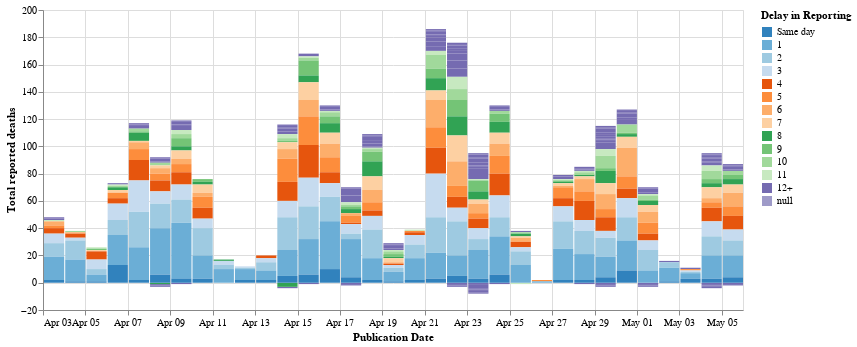

Write notebook code for a chart like this one.
### Code cell
df = data[data['publication_date'] > '2020-04-02']

reported = alt.Chart(df, width=700).mark_bar().encode(
    x=alt.X('monthdate(publication_date)', title="Publication Date"),
    y=alt.Y('n_diff', title='Total reported deaths'),
    order=alt.Order(
      # Sort the segments of the bars by this field
      'days_since_publication',
      sort='ascending'
    ),
    color=alt.Color(
        'lag',
        title='Delay in Reporting',
        sort=labels,
        scale=alt.Scale(scheme='category20c'),
    ),
    tooltip=['N', 'lag']
)

reported

### Figure 1 — Vega-Lite specification as saved in the notebook (floating-point values rounded to 4 significant figures; data arrays with more than 128 entries replaced by an {"elided": "..."} marker saying what was removed)
{"config": {"view": {"continuousWidth": 400, "continuousHeight": 300}}, "data": {"name": "data-916d55f2122fa3e4ff56f69e9d55efd7"}, "mark": "bar", "encoding": {"color": {"type": "nominal", "field": "lag", "scale": {"scheme": "category20c"}, "sort": ["Same day", "1", "2", "3", "4", "5", "6", "7", "8", "9", "10", "11", "12+"], "title": "Delay in Reporting"}, "order": {"type": "quantitative", "field": "days_since_publication", "sort": "ascending"}, "tooltip": [{"type": "quantitative", "field": "N"}, {"type": "nominal", "field": "lag"}], "x": {"type": "temporal", "field": "publication_date", "timeUnit": "monthdate", "title": "Publication Date"}, "y": {"type": "quantitative", "field": "n_diff", "title": "Total reported deaths"}}, "width": 700, "$schema": "https://vega.github.io/schema/vega-lite/v4.8.1.json", "datasets": {"data-916d55f2122fa3e4ff56f69e9d55efd7": {"elided": "1362 records"}}}
